Frame 1 (no input): blank canvas, image omitted
Frame 60 (no input): blank canvas, image omitted
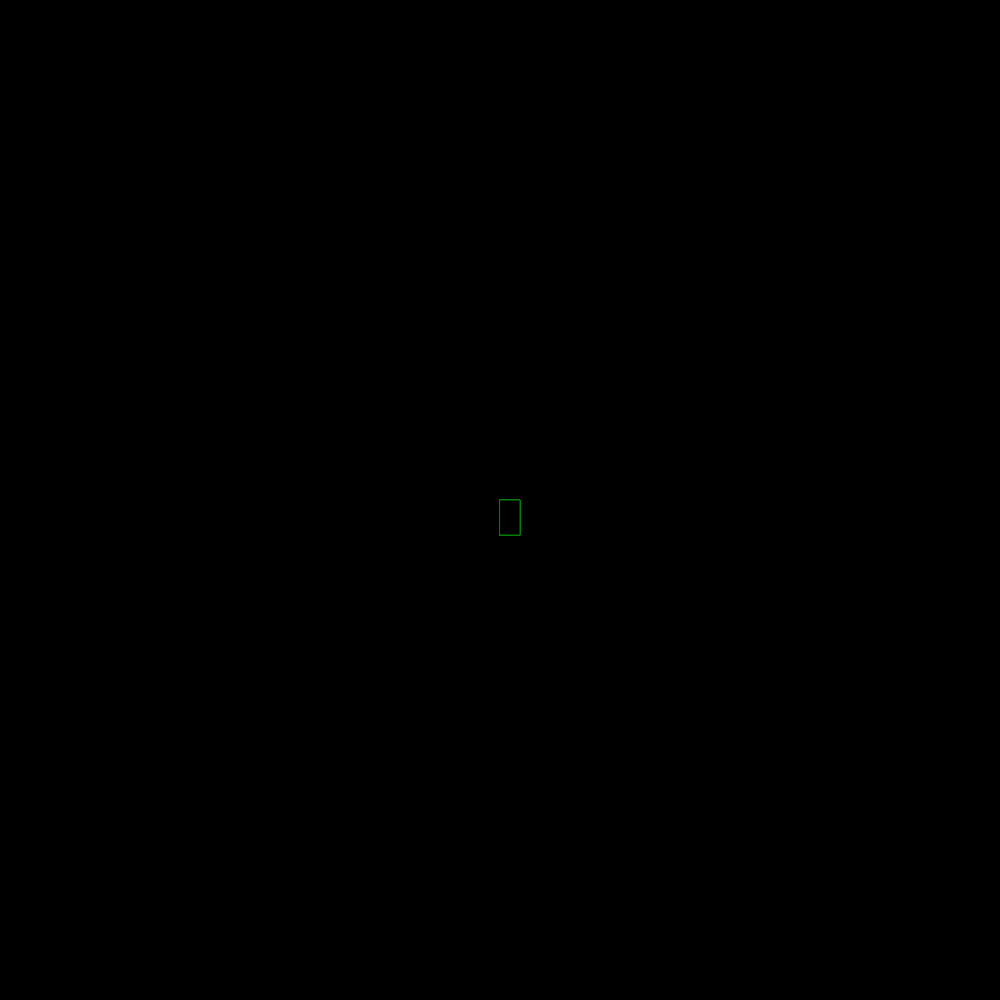
Frame 120 (the mouse pressed at the canvas centre since frame 60)

The p5.js sketch whose frames 1 and 60 were blank and that drew this single picture after the mouse press (run headless with seeded random() and noise() and a simulated clock; from frame 60 on, the mouse is pressed at the canvas centre):

// p5.js sketch
// ── sketch.js
function setup() {
    createCanvas(1000, 1000);
    background("black")
  }
  
  function draw() {
    stroke("green");
    fill("black");
    
    
    if (mouseIsPressed) {
      rect(mouseX, mouseY, 20, 35);
    }
  }
